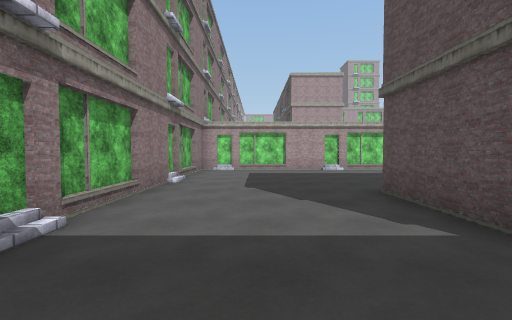
[1] (above)

24 first-person views from a walk through a Unity game level. The camera is 1.4 m above the floor, tilts 2° down and sees 90° across. The floor is counted in squares, 2 m on a side. Each view is taken from the middle of a square. On the plan, view 1 faces up. The plan holds only what a view shows up to about 9 squares ahead; the rest is blank. The place goes on beyond the plan. The player character is not drawn. Some animated figures are not drawn. Some surface patterns are stand-ins.

[2]
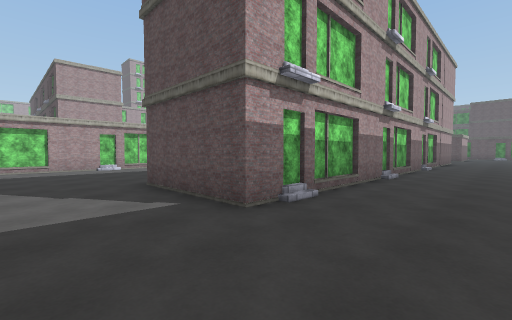

[3]
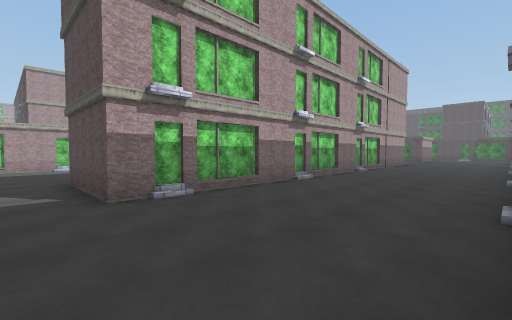

[4]
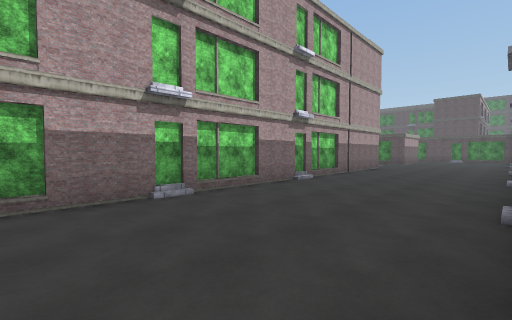

[5]
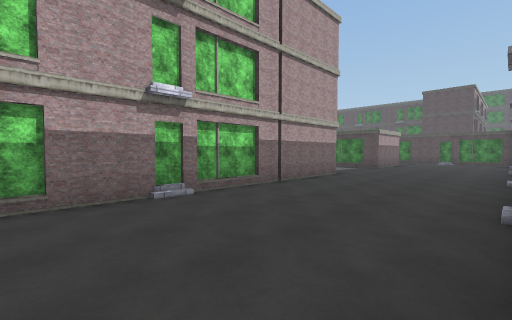

[6]
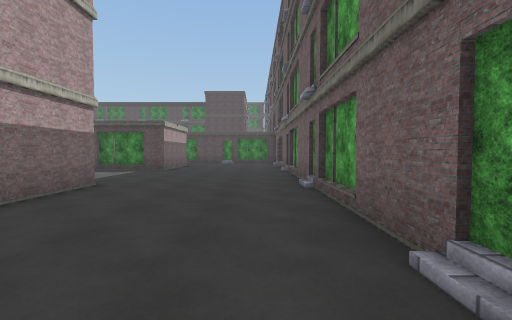

[7]
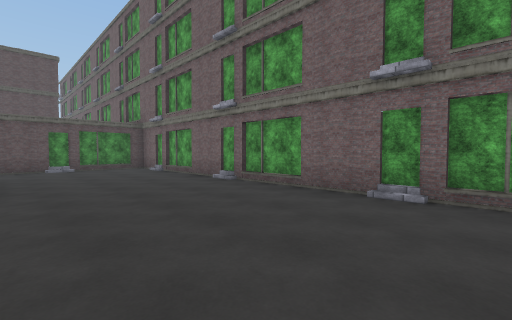

[8]
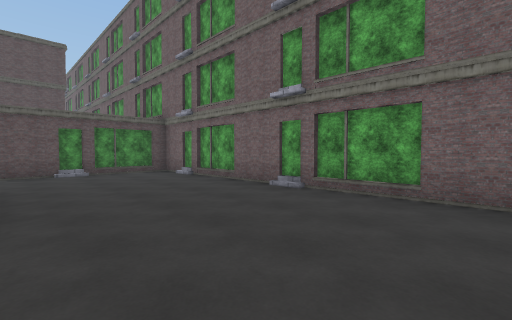

[9]
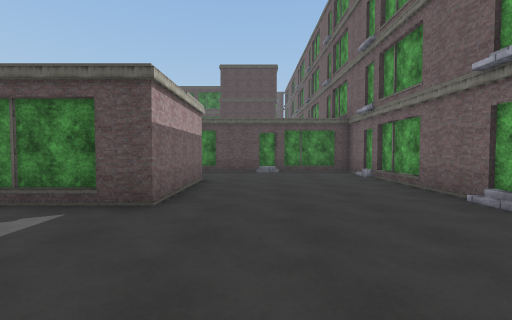

[10]
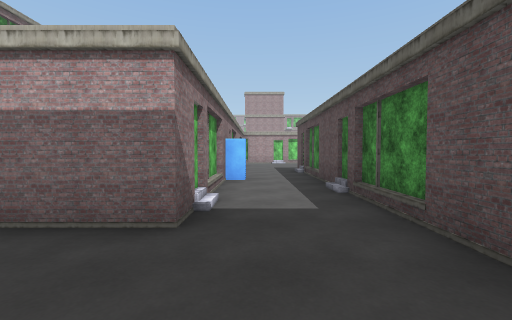

[11]
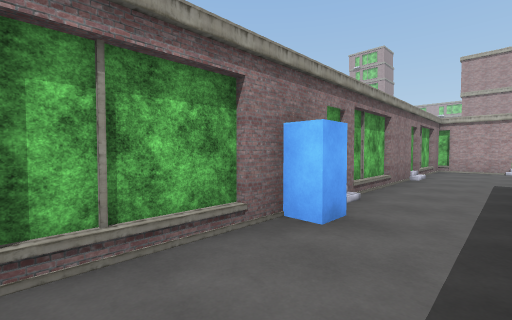

[12]
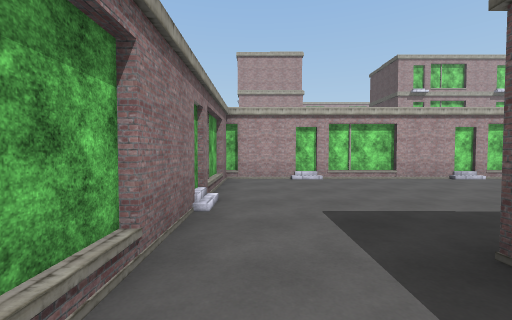

[13]
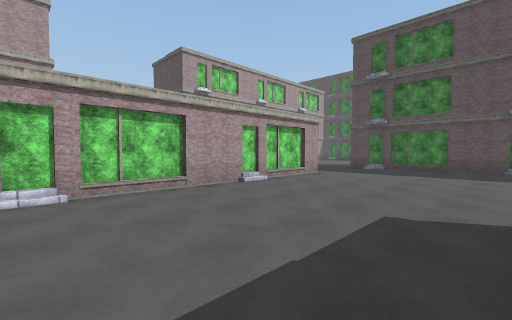

[14]
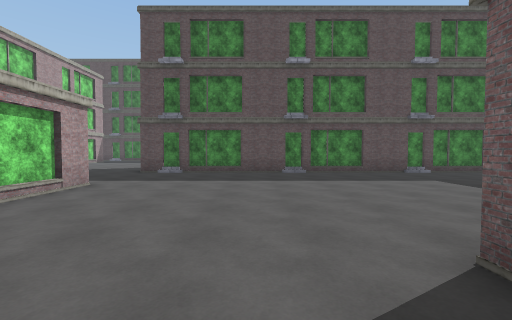

[15]
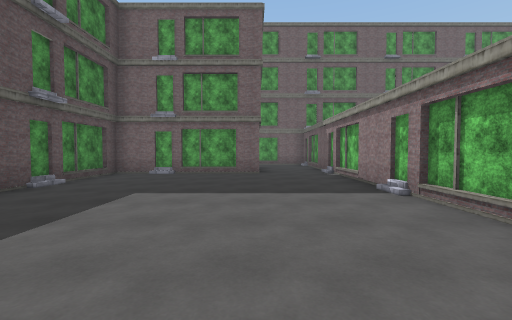

[16]
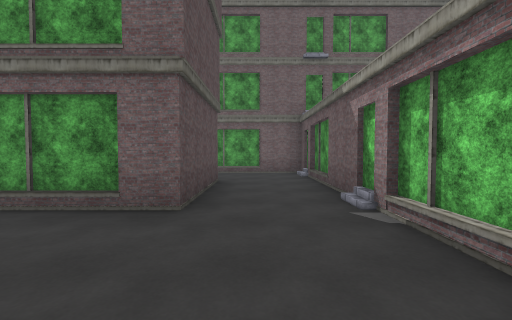

[17]
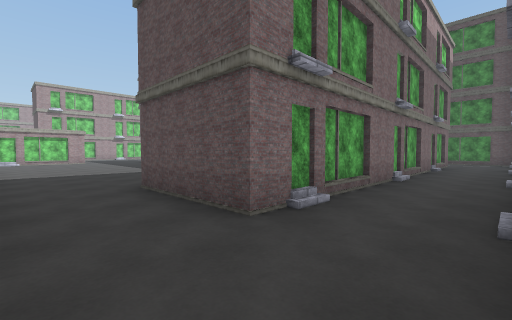

[18]
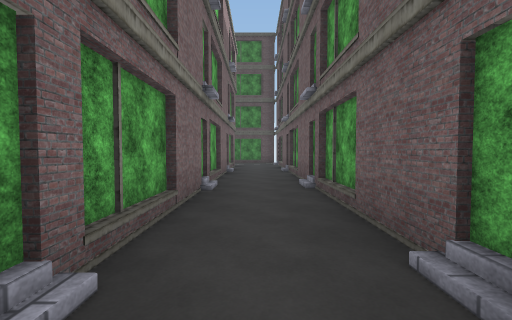

[19]
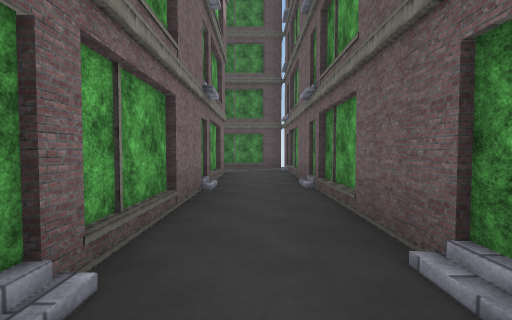

[20]
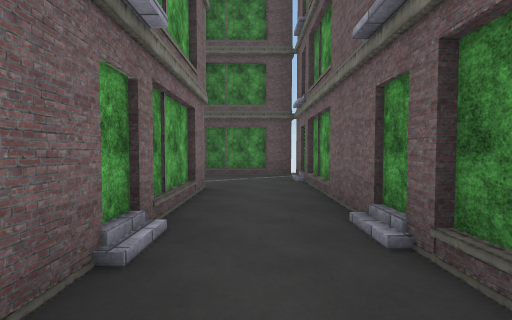

[21]
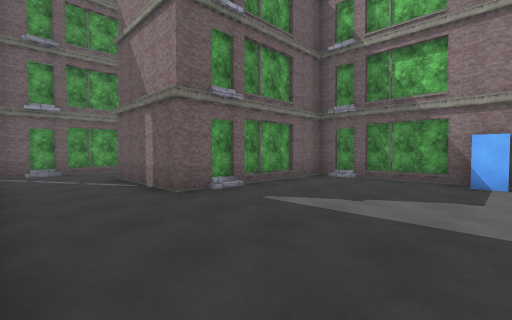

[22]
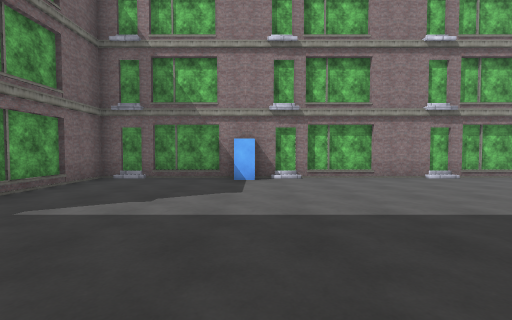

[23]
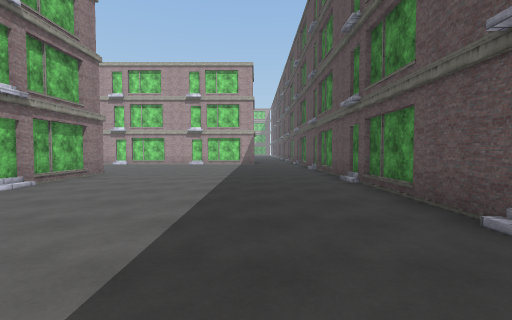

[24]
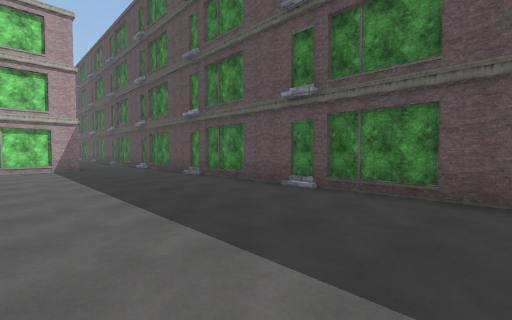

### Floor plan
Key: @ floor where view 1 was taken; # wall or solid block; . floor; / step, stairs or slope; B blue block.
Columns run from 2 left of view 1 to 47 right of it. Each row starts with its distance up from view 1.
 20                                             ###
 19                                             ....
 18                                             .....
 17                                             .....#
 16                                             .....#
 15                                      ... ........#
 14                           ##########.... ........#
 13                           #............###.......#
 12                           #............# #.......#
 11                           #............# #.......#
 10   ###                     #............# #.......#
  9 #......                   #............# #.......#
  8 #......                   #..###.......# #.......#
  7 #.....                    #..# #.......# #......
  6 #.....                    #..# #.......# #B......
  5 #.....                    #..# #.......# #.......
  4 #....#                    #..# #.......# #.......
  3 #....#                ..# #..# #.......# #.......
  2 #....###############....###..# #..##/### ###/##..
  1  ............................# #..####        #..
  0   @..........................# #..#           #..
 -1   ...........................# #..#############..#
 -2    ..........................# #.................#
 -3    /.///.///.///.///.///.///.# #.///.///.///.///.#
 -4                ############### ###################

Where each view was taken, in squares from view 1:
view 1: 0 up, 0 right, facing up
view 2: 1 down, 0 right, facing up-right
view 3: 3 down, 1 right, facing up-right
view 4: 3 down, 5 right, facing up-right
view 5: 3 down, 9 right, facing up-right
view 6: 2 down, 12 right, facing right
view 7: 1 up, 16 right, facing down-right
view 8: 1 up, 18 right, facing down-right
view 9: 0 up, 18 right, facing right
view 10: 1 down, 25 right, facing up
view 11: 3 up, 26 right, facing up-left
view 12: 7 up, 25 right, facing up
view 13: 9 up, 26 right, facing up-right
view 14: 10 up, 28 right, facing right
view 15: 10 up, 32 right, facing down
view 16: 5 up, 31 right, facing down
view 17: 3 down, 30 right, facing up-right
view 18: 2 down, 32 right, facing right
view 19: 2 down, 36 right, facing right
view 20: 2 down, 39 right, facing right
view 21: 6 up, 46 right, facing down-left
view 22: 6 up, 46 right, facing left
view 23: 6 up, 44 right, facing up
view 24: 9 up, 42 right, facing up-right
